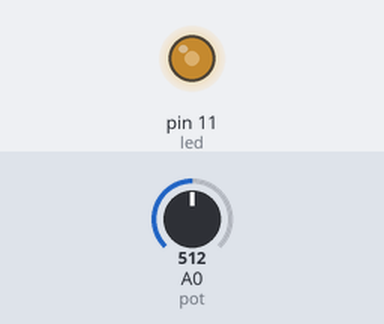
Bench run of a sketch on a simulated Arduino Uno, built with avr-gcc and run on an emulated ATmega328P. On the bench: output pins drawn as LEDs (lit = HIGH). The test bench sets the inputs (shaded band); at power-on: A0 (pot) = 512.

Above: at 1.2 s.
1.3 s: A0 (pot) set to 716
At 2.3 s:
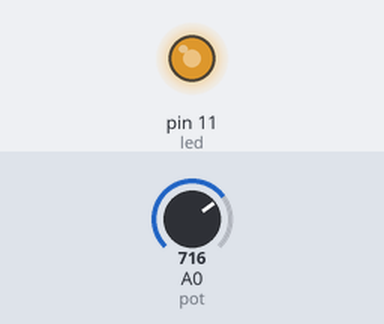
2.8 s: A0 (pot) set to 900
At 3.4 s:
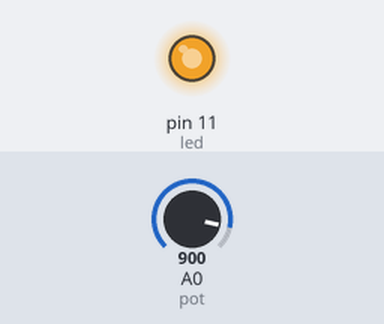
4.3 s: A0 (pot) set to 122
At 4.6 s:
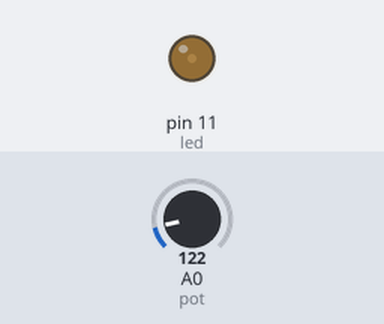
5.8 s: A0 (pot) set to 0
At 6.9 s:
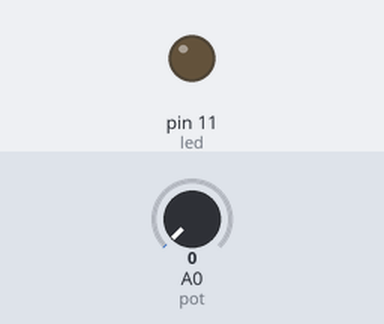
7.3 s: A0 (pot) set to 511
At 8.0 s:
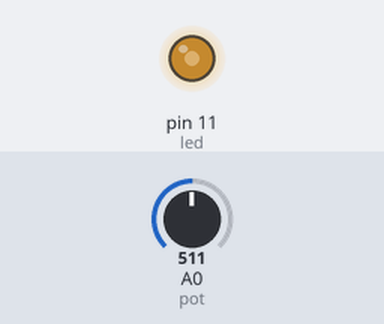
Timing chart, 0 to 9.8 s (numbered marks = the images above; inputs shaded):
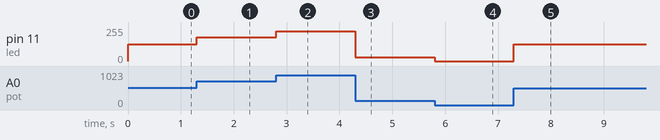

Measured:
- after the input at 1.3 s, pin 11 (led): 127/255 → 178/255 at once
- after the input at 2.8 s, pin 11 (led): 178/255 → 224/255 at once
- after the input at 4.3 s, pin 11 (led): 224/255 → 30/255 at once
- after the input at 5.8 s, pin 11 (led): 30/255 → 0/255 at once
- after the input at 7.3 s, pin 11 (led): 0/255 → 127/255 at once

The sketch:

Pot_3.ino
```cpp
const int led=11;
const int pot=A0;

void setup() {
pinMode(led,OUTPUT);

}

void loop() {
int potvalue;
int ledvalue;

potvalue=analogRead(pot);
ledvalue=map(potvalue,0,1023,0,255);
analogWrite(led,ledvalue);
}
```
